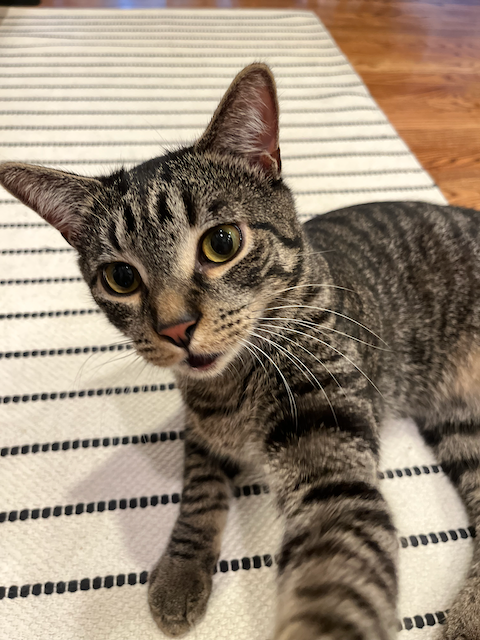
%> input picture my_cat.png, 480 x 640 px
$ octave color_and_DCT.m   (GNU Octave 9; MATLAB toolbox functions it lacks are replaced by stand-ins)
%> lines starting %> are read from the running program, lines starting %| are printed output that depends on the picture
% STEP 1: Color transforamtion %
% RGB -> YCbCr
rgbImage = imread('my_cat.png');
%> rgbImage is the input picture: size 640x480x3 uint8; mean R, G, B 153.6, 137.8, 119.6

% Transformation matrix
tform = [65.481/255, 128.553/255, 24.966/255;
            -37.797/255, -74.203/255, 112/255;
            112/255, -93.786/255 -18.214/255];

% Separate the R, G, and B channels
R = double(rgbImage(:,:,1));
G = double(rgbImage(:,:,2));
B = double(rgbImage(:,:,3));

% Calculate Y, Cb, Cr components
Y  = tform(1,1) * R + tform(1,2) * G + tform(1,3) * B + 16;
Cb = tform(2,1) * R + tform(2,2) * G + tform(2,3) * B + 128;
Cr = tform(3,1) * R + tform(3,2) * G + tform(3,3) * B + 128;
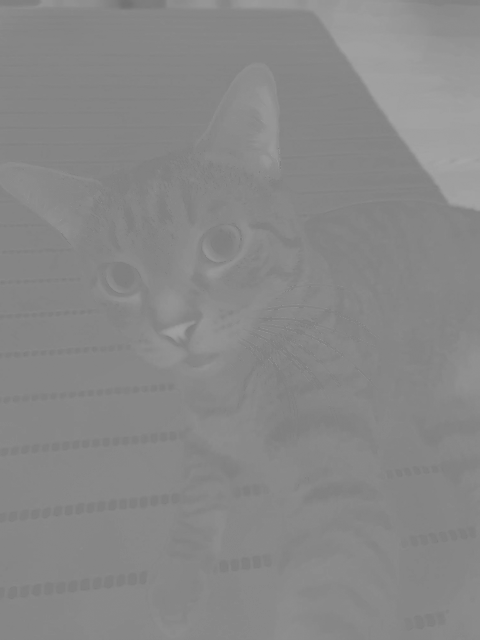
%> Cr: size 640x480 double; min 114, max 166.8, mean 136.3

%Chroma subsampling
Cb_subsampled = Cb(:, 1:2:end);
Cr_subsampled = Cr(:, 1:2:end);
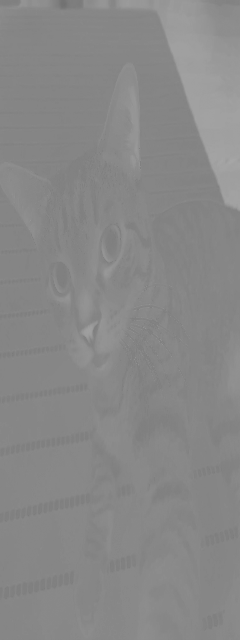
%> Cr_subsampled: size 640x240 double; min 114, max 166.8, mean 136.3

Cb_tmp = zeros(size(double(Cb)));
%> Cb_tmp: size 640x480 double; every value is 0
Cr_tmp = zeros(size(double(Cr)));

Cb_tmp(:, 1:2:end) = Cb_subsampled;
Cb_tmp(:, 2:2:end) = Cb_subsampled;
Cr_tmp(:, 1:2:end) = Cr_subsampled;
Cr_tmp(:, 2:2:end) = Cr_subsampled;

%DCT
N=8;
n=0:N-1;
k=0:N-1;
k=k.';
t=k*(pi()/N*(n+.5));
dct = cos(t);

%quantization table
qtable=[16 11 10 16 24 40 51 61;
        12 12 14 19 26 58 60 55;
        14 13 16 24 40 57 69 56;
        14 17 22 29 51 87 80 62;
        18 22 37 56 68 109 103 77;
        24 35 55 64 81 104 113 92;
        49 64 78 87 103 121 120 101;
        72 92 95 98 112 100 103 99;
        ];
%Need other tables for cb and cr

%Luma DCT
rows=size(Y,1);
%> rows = 640
cols=size(Y,2);
%> cols = 480
Y_dct=ones(rows,cols);
for i = 1:N:rows
    for j = 1:N:cols
        Y_dct(i:i+N-1,j:j+N-1)=round((dct*Y(i:i+N-1,j:j+N-1)*dct.')./qtable);
    end
end
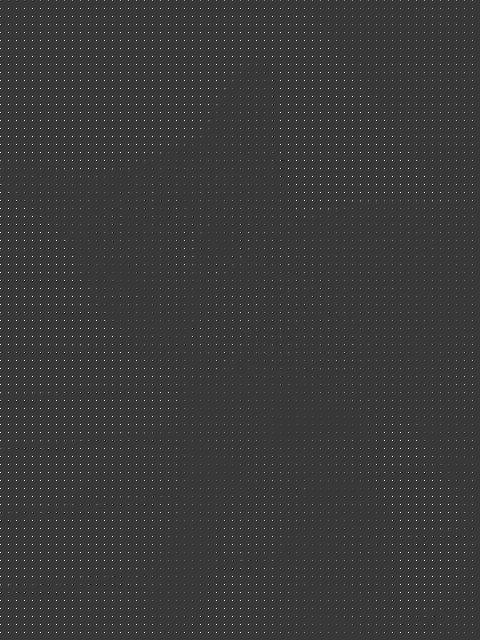
%> Y_dct: size 640x480 double; min -259, max 919, mean 8.5; drawn with min black and max white

%R Chroma DCT
rows=size(Cr_subsampled,1);
cols=size(Cr_subsampled,2);
%> cols = 240
CR_dct=ones(rows,cols);
for i = 1:N:rows
    for j = 1:N:cols
        CR_dct(i:i+N-1,j:j+N-1)=round((dct*Cr_subsampled(i:i+N-1,j:j+N-1)*dct.')./qtable);
    end
end
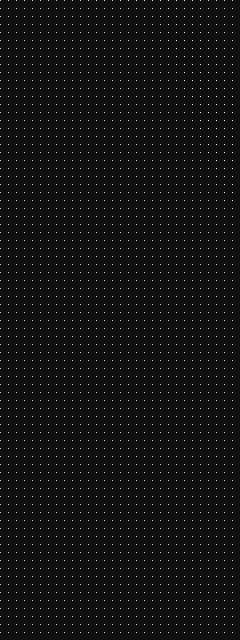
%> CR_dct: size 640x240 double; min -46, max 652, mean 8.5; drawn with min black and max white

%B Chroma DCT
rows=size(Cb_subsampled,1);
cols=size(Cb_subsampled,2);
CB_dct=ones(rows,cols);
for i = 1:N:rows
    for j = 1:N:cols
        CB_dct(i:i+N-1,j:j+N-1)=round((dct*Cb_subsampled(i:i+N-1,j:j+N-1)*dct.')./qtable);
    end
end

%Entropy Encoding


%%%%%%% Decode %%%%%%%%%%

%IDCT
%Luma
rows=size(Y_dct,1);
cols=size(Y_dct,2);
%> cols = 480
y_inv=ones(rows,cols);
for i = 1:N:rows
    for j = 1:N:cols
        y_inv(i:i+N-1,j:j+N-1)=inv(dct)*(Y_dct(i:i+N-1,j:j+N-1).*qtable)*inv(dct.');
    end
end
%R chroma IDCT
rows=size(CR_dct,1);
cols=size(CR_dct,2);
%> cols = 240
cr_inv=ones(rows,cols);
for i = 1:N:rows
    for j = 1:N:cols
        cr_inv(i:i+N-1,j:j+N-1)=inv(dct)*(CR_dct(i:i+N-1,j:j+N-1).*qtable)*inv(dct.');
    end
end
%B chroma IDCT
rows=size(CB_dct,1);
cols=size(CB_dct,2);
cb_inv=ones(rows,cols);
for i = 1:N:rows
    for j = 1:N:cols
        cb_inv(i:i+N-1,j:j+N-1)=inv(dct)*(CB_dct(i:i+N-1,j:j+N-1).*qtable)*inv(dct.');
    end
end

%Up-sample Cr & CB
Cb_up = zeros(size(double(y_inv)));
Cr_up = zeros(size(double(y_inv)));

Cb_up(:, 1:2:end) = cb_inv;
Cb_up(:, 2:2:end) = cb_inv;
Cr_up(:, 1:2:end) = cr_inv;
Cr_up(:, 2:2:end) = cr_inv;

ycrcbImg = uint8(cat(3, y_inv, Cb_up, Cr_up));
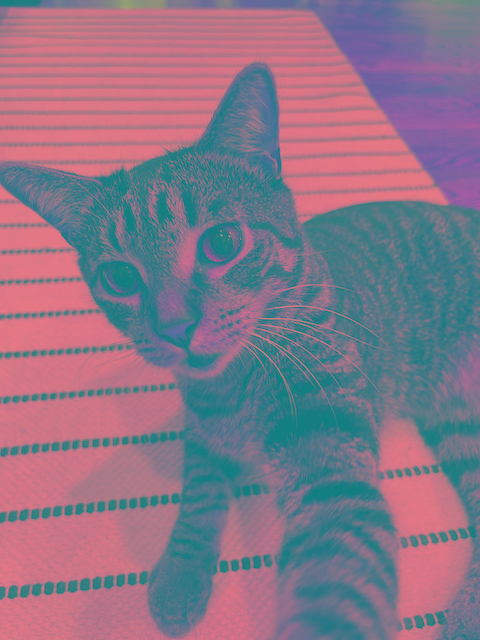
%> ycrcbImg: size 640x480x3 uint8; mean R, G, B 136.6, 117.6, 136.2
%imshow(ycrcbImg,[])

tform_inv = [255/219, 0, 255/224*1.402;
             255/219, -255/224*1.772*0.114/0.587, -255/224*1.402*0.299/0.587;
             255/219, 255/224*1.772, 0];

% R = tform_inv(1,1) * y_inv + tform_inv(1,2) * Cb_up + tform_inv(1,3) * Cr_up - 222.921;
% G = tform_inv(2,1) * y_inv + tform_inv(2,2) * Cb_up + tform_inv(2,3) * Cr_up + 135.576;
% B = tform_inv(3,1) * y_inv + tform_inv(3,2) * Cb_up + tform_inv(3,3) * Cr_up - 276.836;

R = tform_inv(1,1) * (y_inv-16) + tform_inv(1,2) * (Cb_up-128) + tform_inv(1,3) * (Cr_up-128);
G = tform_inv(2,1) * (y_inv-16) + tform_inv(2,2) * (Cb_up-128) + tform_inv(2,3) * (Cr_up-128);
B = tform_inv(3,1) * (y_inv-16) + tform_inv(3,2) * (Cb_up-128) + tform_inv(3,3) * (Cr_up-128);
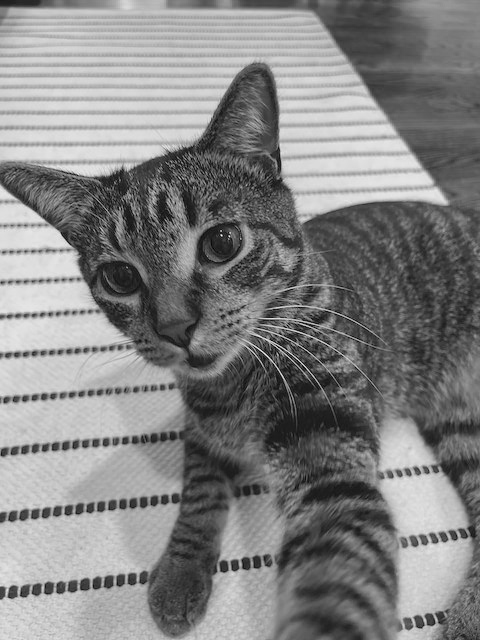
%> B: size 640x480 double; min -35.15, max 264.7, mean 119.6; drawn with min black and max white


finalImg = uint8(cat(3,R, G, B));
tmp = finalImg - rgbImage;
tmp1 = tmp(:,:,1);
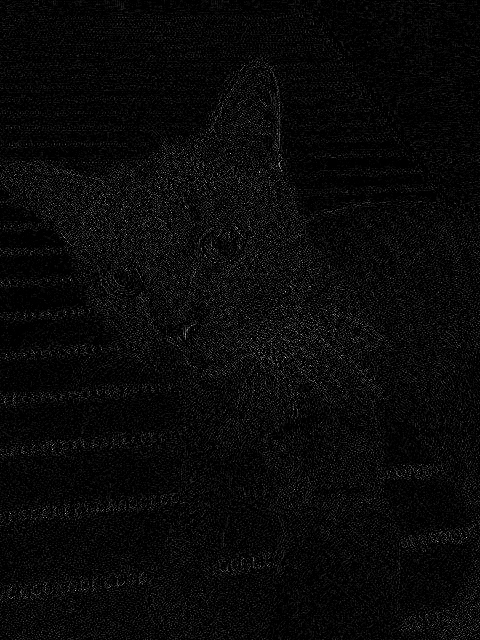
%> tmp1: size 640x480 uint8; min 0, max 31, mean 1.1; drawn with min black and max white
tmp2 = tmp(:,:,2);
tmp3 = tmp(:,:,3);
figure(1)
subplot(1,2,1)
imshow(rgbImage,[])
title("Input Image")
subplot(1,2,2)
imshow(finalImg,[])
title("Reconstructed Image")
% [13 lines of commented-out code are left out]
